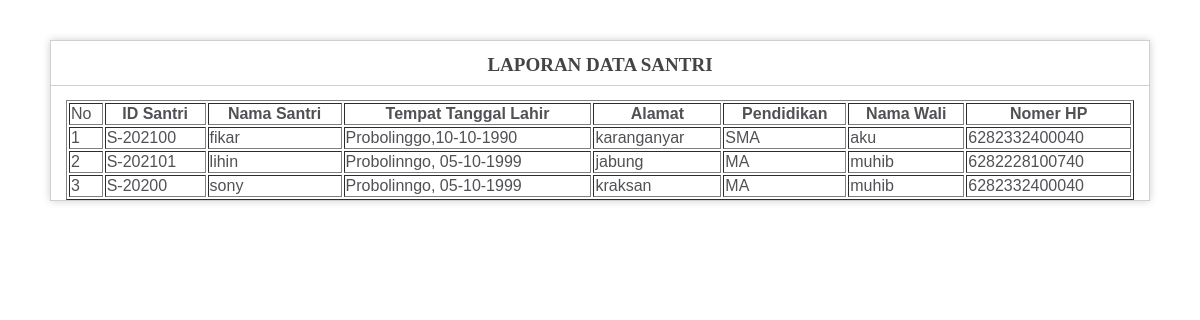
/LP_santri/, run on the app's committed database.
### Aplikasi_pelanggaran2022/models.py (models this page shows, shortened)
class Model_santri(models.Model):
	id_santri	= models.CharField(max_length = 8)
	nama_santri	= models.CharField(max_length = 50)
	tempat_tgl_lahir	=models.CharField(max_length = 50)
	alamat	=models.CharField(max_length = 25)
	pendidikan	=models.CharField(max_length = 20)
	nama_wali	=models.CharField(max_length = 50)
	nomer_hp	=models.CharField(max_length = 13)
	published = models.DateTimeField(auto_now_add = True)
	updated = models.DateTimeField(auto_now = True)

### Aplikasi_pelanggaran2022/views.py (the view)
# urls.py: url(r'^LP_santri/$',LP_santri, name="LP_santri"),
def LP_santri(request):
	LP_santri = Model_santri.objects.all()
	context = {
	'LP_santri': LP_santri,
	}
	return render(request, 'Master_data/laporan/LP_santri.html',  context)

### Aplikasi_pelanggaran2022/templates/Master_data/laporan/LP_santri.html (shortened to what this page needs)
<link href="/static/print/style.css" rel="stylesheet" type="text/css" />
<div id="container">
  <h1 align="center">
    <strong style="font-family:'Times New Roman', Times, serif">
  LAPORAN DATA SANTRI</strong></h1>
  <div id="body">
                    <table id="datatable-buttons" class="table table-striped table-bordered" style="width: 100%" border="1">
                      <thead>
                        <tr>
                          <td>No</td>
                          <th>ID Santri</th>
                          <th>Nama Santri</th>
                          <th>Tempat Tanggal Lahir</th>
                          <th>Alamat</th>
                          <th>Pendidikan</th>
                          <th>Nama Wali</th>
                          <th>Nomer HP</th>
                        </tr>
                      </thead>
                      <tbody>
                        {% for tampil in LP_santri %}
                          <tr>
                            <td>{{forloop.counter}}</td>
                            <td>{{tampil.id_santri}}</td>
                            <td>{{tampil.nama_santri}}</td>
                            <td>{{tampil.tempat_tgl_lahir}}</td>
                            <td>{{tampil.alamat}}</td>
                            <td>{{tampil.pendidikan}}</td>
                            <td>{{tampil.nama_wali}}</td>
                            <td>{{tampil.nomer_hp}}</td>
</tr>
{% endfor %}
                      </tbody>
                    </table>
                  </div>
                </div>

### Aplikasi_pelanggaran2022/static/print/style.css (style rules this page uses)
h1 { color: #444; background-color: transparent; border-bottom: 1px solid #D0D0D0; font-size: 19px; font-weight: normal; margin: 0 0 14px 0; padding: 14px 15px 10px 15px; }
#body { margin: 0 15px 0 15px; }
#container { margin: 10px; border: 1px solid #D0D0D0; box-shadow: 0 0 8px #D0D0D0; }

### data on the page
Model_santri: id_santri "S-202100", nama_santri "fikar", tempat_tgl_lahir "Probolinggo,10-10-1990", alamat "karanganyar", pendidikan "SMA", nama_wali "aku", nomer_hp "6282332400040"
Model_santri: id_santri "S-202101", nama_santri "lihin", tempat_tgl_lahir "Probolinngo, 05-10-1999", alamat "jabung", pendidikan "MA", nama_wali "muhib", nomer_hp "6282228100740"
Model_santri: id_santri "S-20200", nama_santri "sony", tempat_tgl_lahir "Probolinngo, 05-10-1999", alamat "kraksan", pendidikan "MA", nama_wali "muhib", nomer_hp "6282332400040"
